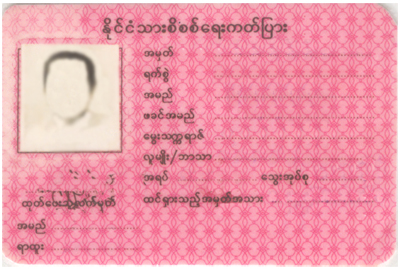
#> input picture ImageManipulation-CardGenerator/photos/NRC_Sample.jpg, 400 x 269 px
$ python nrc.py   (older library calls are emulated)
#> lines starting #> are read from the running program, lines starting #| are printed output that depends on the picture
### ImageManipulation-CardGenerator/TemplateGenerator.py
import pandas as pd
from PIL import Image, ImageDraw, ImageFont


class Template:
    def __init__(self, template_path):
#> called with template_path = 'photos/NRC_Sample.jpg'
        self.template = Image.open(template_path)
#> self.template is the input picture: PIL image 400x269 RGB; mean R, G, B 237.4, 154.7, 170.3

    def write_text(self, location: tuple, text, font_style=None, size=12, font_color="black"):
#> in write_text (call 7), `draw = ImageDraw.Draw(self.template)`:
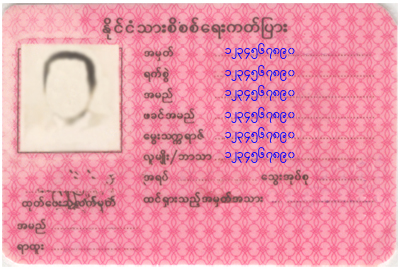
#> self.template: PIL image 400x269 RGB; mean R, G, B 235, 153.3, 171.3
        draw = ImageDraw.Draw(self.template)
        font=None
        if font_style:
            font = ImageFont.truetype(font_style, size=size)
        draw.text(location, str(text), font=font, fill=font_color)

    def add_image(self, image, prepare_size: tuple, paste_image_location: tuple):
        pic = Image.open(image).resize(prepare_size, Image.ANTIALIAS)
        self.template.paste(pic, paste_image_location)

    def save(self, save_path):
#> called with save_path = 'cards\\nrc.jpg'
        self.template.save(save_path)
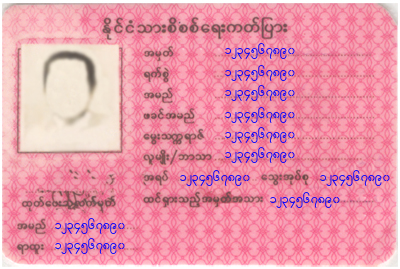
#> saved as nrc.jpg: PIL image 400x269 RGB; mean R, G, B 233, 152.2, 172.1
        return save_path


# [10 lines that do not run on import are left out]

### ImageManipulation-CardGenerator/nrc.py
from TemplateGenerator import Template

if __name__ == '__main__':
    source_image_path = "photos\\8.jpg"
    template = Template("photos/NRC_Sample.jpg")
    font = "fonts/Pyidaungsu-2.5_Regular.ttf"
    template.write_text(location=(225, 41), text="၁၂၃၄၅၆၇၈၉၀",
                        font_style=font,
                        size=12, font_color="blue")
    template.write_text(location=(225,63), text="၁၂၃၄၅၆၇၈၉၀",
                        font_style=font,
                        size=12, font_color="blue")
    template.write_text(location=(225, 83), text="၁၂၃၄၅၆၇၈၉၀",
                        font_style=font,
                        size=12, font_color="blue")
    template.write_text(location=(225, 105), text="၁၂၃၄၅၆၇၈၉၀",
                        font_style=font,
                        size=12, font_color="blue")
    template.write_text(location=(225, 125), text="၁၂၃၄၅၆၇၈၉၀",
                        font_style=font,
                        size=12, font_color="blue")
    template.write_text(location=(225, 145), text="၁၂၃၄၅၆၇၈၉၀",
                        font_style=font,
                        size=12, font_color="blue")
    template.write_text(location=(180, 168), text="၁၂၃၄၅၆၇၈၉၀",
                        font_style=font,
                        size=12, font_color="blue")
    template.write_text(location=(320, 168), text="၁၂၃၄၅၆၇၈၉၀",
                        font_style=font,
                        size=12, font_color="blue")
    template.write_text(location=(270, 190), text="၁၂၃၄၅၆၇၈၉၀",
                        font_style=font,
                        size=12, font_color="blue")
    template.write_text(location=(55, 216), text="၁၂၃၄၅၆၇၈၉၀",
                        font_style=font,
                        size=12, font_color="blue")
    template.write_text(location=(55, 236), text="၁၂၃၄၅၆၇၈၉၀",
                        font_style=font,
                        size=12, font_color="blue")
    result = template.save("cards\\nrc.jpg")
    print("Image Savae Successfully : ", result)
